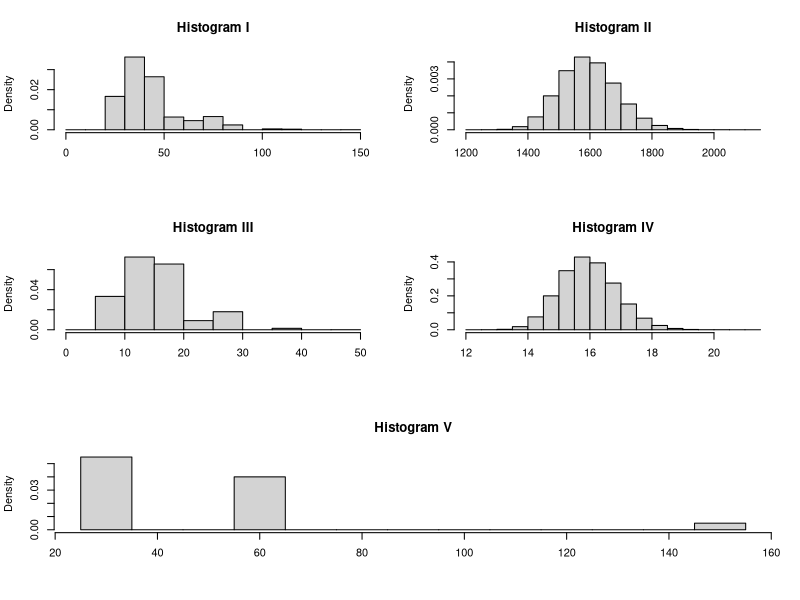

Source code (R):
## ---- chunk 1
pnorm(7, 7.5, 0.8)
## ---- chunk 2
1 - pnorm(7, 7.5, 0.8)
## ---- chunk 3
pnorm(1, 0, 1)
## ---- chunk 4
pnorm(1)
## ---- chunk 5
# the way to use pnorm: pnorm(value, mean, sd)
pnorm(8, 7.5, .8)-pnorm(7.2, 7.5, .8)
## ---- chunk 6
1 - pnorm(7.9, 7.5, 0.8)
## ---- chunk 7
1 - pnorm(0.5) # same as 1 - pnorm(0.5, 0, 1)
## ---- chunk 8
1 - pnorm(8.5, 7.5, 0.8)
## ---- chunk 9
dbinom(2, 10, 0.1056498)
## ---- chunk 10
pbinom(1, 4, 0.45)
## ---- chunk 11
1 - pbinom(2, 5, 0.45)
## ---- chunk 12
pop <- c(rep(10,11), rep(20,8), rep(50,1))
iterations <- 500000
sum3 <- rep(9, iterations)
sum100<-rep(9, iterations)
for (i in 1:iterations){
  samp100 <- sample(pop,100, replace=TRUE)
  samp3 <- sample(pop,3,replace=TRUE)
  sum3[i] <- sum(samp3)
  sum100[i] <- sum(samp100)
}

layout(matrix(c(1,2,3,4,5,5), 3, 2, byrow = TRUE))
hist(sum3, main="Histogram I", xlab="", freq=FALSE, breaks=seq(0,150,10))
hist(sum100, main="Histogram II", xlab="", freq=FALSE)
hist(sum3/3, main="Histogram III", xlab="", freq=FALSE, breaks=seq(0,50,5))
hist(sum100/100, main="Histogram IV", xlab="", freq=FALSE)
hist(3*pop, main="Histogram V", xlab="", freq=FALSE, breaks=seq(25,155,10))
layout(matrix(c(1), 1, 1, byrow = TRUE))
